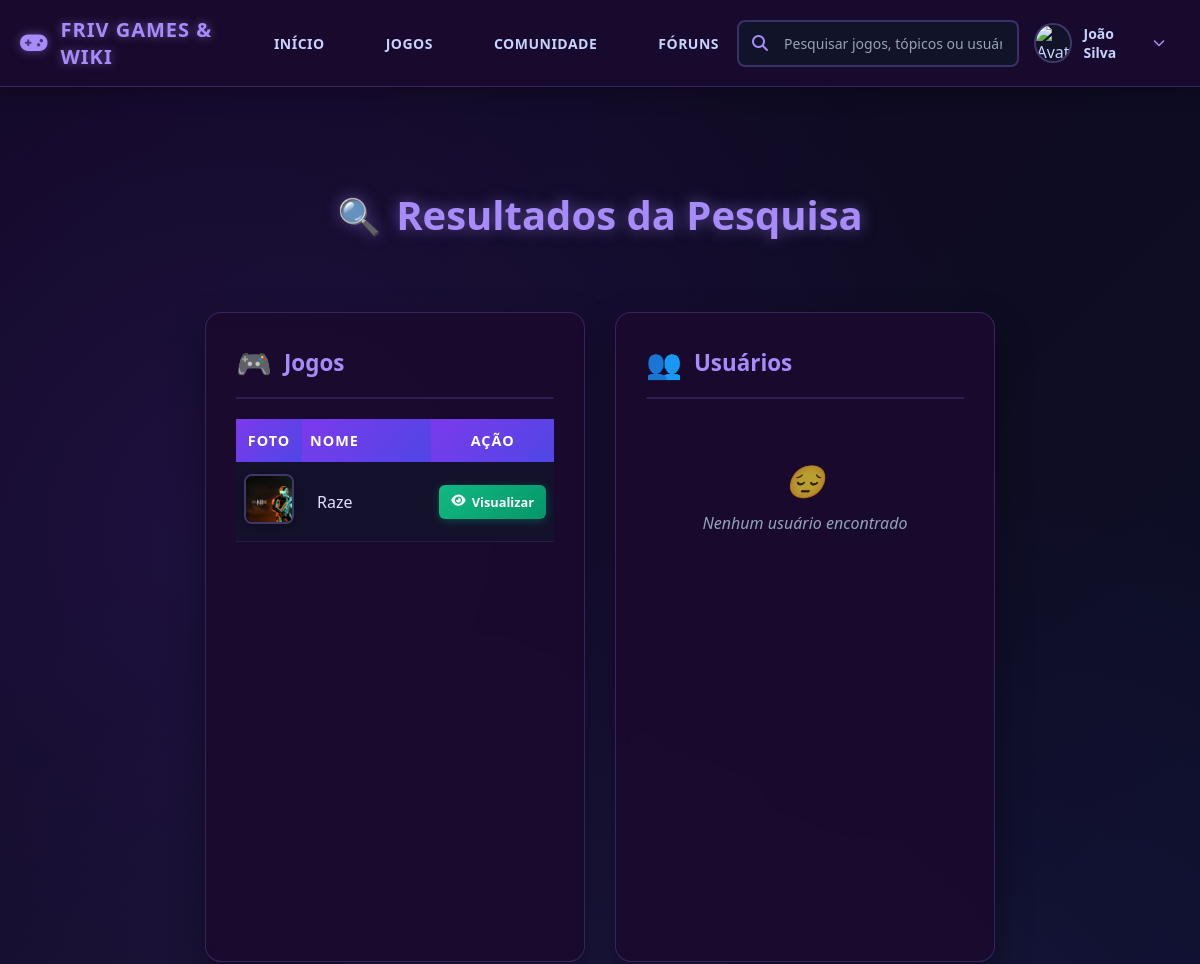
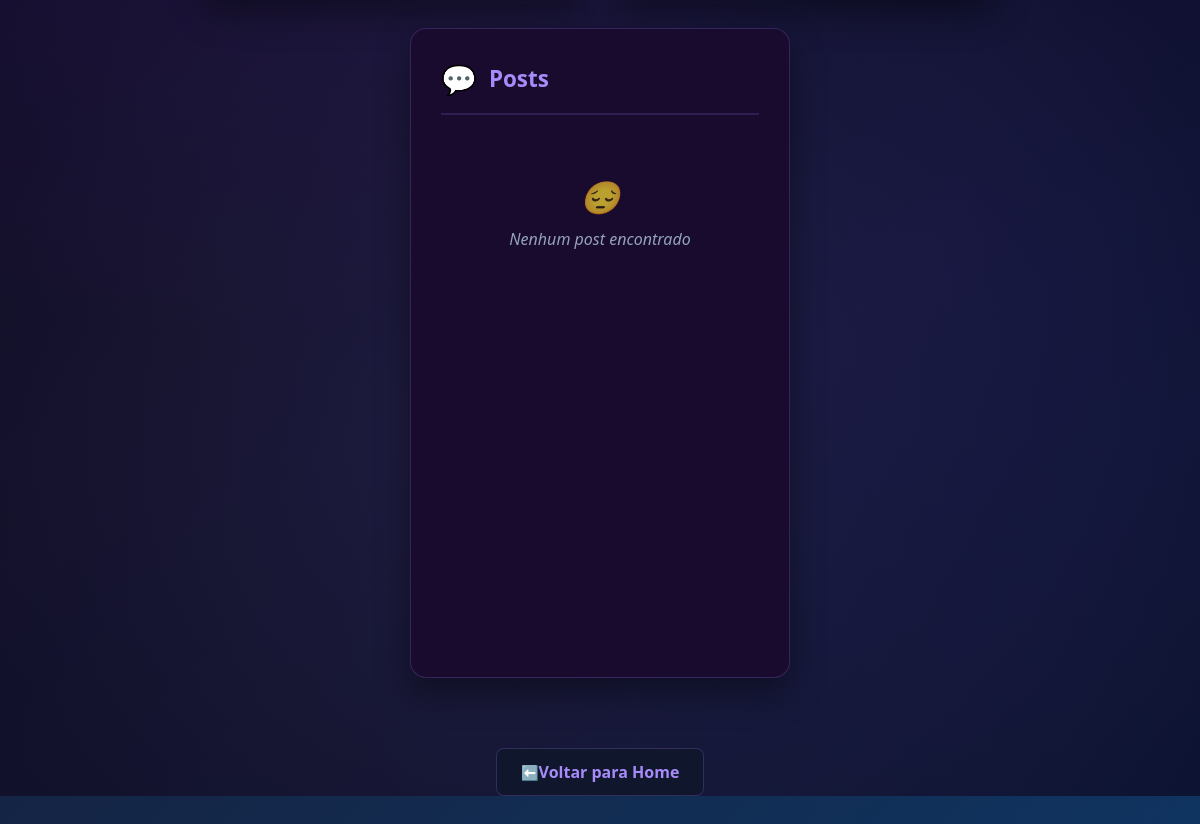
Screenshot of /pesquisar.php?valor=Raze (signed in) with the database file from the repository (2 pictures, top to bottom).
### tables this page shows
CREATE TABLE IF NOT EXISTS `jogo` (
  `idjogo` INT NOT NULL AUTO_INCREMENT,
  `nome` VARCHAR(45) NOT NULL,
  `descricao` TEXT NOT NULL,
  `desenvolvedor` VARCHAR(45) NOT NULL,
  `data_lanca` DATE NULL,
  `img` VARCHAR(45) NULL,
  PRIMARY KEY (`idjogo`),
  UNIQUE INDEX `idjogo_UNIQUE` (`idjogo` ASC) VISIBLE);

### controle/funcoes.php (called while the page is built, shortened)
<?php
function pesquisarUsuario_Nome($conexao, $nome)
{
    $sql = "SELECT idusuario, nome, foto FROM usuario WHERE nome LIKE ?";
    $comando = mysqli_prepare($conexao, $sql);
    $nome_param = $nome . "%";
    mysqli_stmt_bind_param($comando, 's', $nome_param);
    mysqli_stmt_execute($comando);
    $resultado = mysqli_stmt_get_result($comando);
    $lista_usuarios = [];
    return $lista_usuarios;
}
function pesquisarJogoNome($conexao, $nome)
{
    $sql = "SELECT * FROM jogo WHERE nome LIKE ?";
    $comando = mysqli_prepare($conexao, $sql);
    $nome_param = $nome . "%";
    mysqli_stmt_bind_param($comando, 's', $nome_param);
    mysqli_stmt_execute($comando);
    $resultado = mysqli_stmt_get_result($comando);
    $lista_jogos = [];
    while ($jogo = mysqli_fetch_assoc($resultado)) {
        $lista_jogos[] = $jogo;
    }
    return $lista_jogos;
}
function pesquisarPostConteudo($conexao, $conteudo)
{
    $sql = "SELECT * FROM post_forun WHERE conteudo LIKE ?";
    $comando = mysqli_prepare($conexao, $sql);
    $conteudo_param = $conteudo . "%";
    mysqli_stmt_bind_param($comando, 's', $conteudo_param);
    mysqli_stmt_execute($comando);
    $resultado = mysqli_stmt_get_result($comando);
    $lista_posts = [];
    return $lista_posts;
}
?>

### public/pesquisar.php (the view, shortened to what this page needs)
<!DOCTYPE html>
<html lang="pt-br">
<head>
    <link rel="stylesheet" href="https://cdnjs.cloudflare.com/ajax/libs/font-awesome/6.4.0/css/all.min.css">
    <link rel="stylesheet" href="./estilo/cabeçalho.css">
    <link rel="stylesheet" href="./estilo/estilo_pesquisar.css">
</head>
<body>
    <?php include 'cabeçalho.php'; ?>
    <div class="page-container">
        <h1 class="page-title">Resultados da Pesquisa</h1>
        <div class="search-results-horizontal">
            <div class="search-card">
                <div class="card-header">
                    <div class="card-icon">🎮</div>
                    <h2 class="card-title">Jogos</h2>
                </div>
                <div class="table-container">
                    <?php
                    if (isset($_GET["valor"]) && !empty($_GET["valor"])){
                        $valor = $_GET["valor"];
                        require_once "../controle/conexao.php";
                        require_once "../controle/funcoes.php";
                        $jogos = pesquisarJogoNome($conexao,$valor);
                        if (count($jogos) == 0){
                            echo "<div class='no-results'>Nenhum jogo encontrado</div>";
                        } else {
                            echo "<table class='search-table'>";
                            echo "<tr>";
                            echo "<th>Foto</th>";
                            echo "<th>Nome</th>";
                            echo "<th>Ação</th>";
                            echo "</tr>";
                            foreach ($jogos as $jogo){
                                $idjogo = $jogo['idjogo'];
                                $fotoi = $jogo['img'];
                                echo "<tr>";
                                echo "<td><img src='../controle/fotos/$fotoi' alt='" . $jogo["nome"] . "'></td>";
                                echo "<td>" . $jogo["nome"] . "</td>";
                                echo "<td><a href='jogo.php?id=$idjogo' class='view-link'><i class='fas fa-eye'></i> Visualizar</a></td>";
                                echo "</tr>";
                            }
                            echo "</table>";
                        }
                    }
                    ?>
                </div>
            </div>
            <div class="search-card">
                <div class="card-header">
                    <div class="card-icon">👥</div>
                    <h2 class="card-title">Usuários</h2>
                </div>
                <div class="table-container">
                    <?php
                    if (isset($_GET["valor"]) && !empty($_GET["valor"])){
                        $valor = $_GET["valor"];
                        require_once "../controle/conexao.php";
                        require_once "../controle/funcoes.php";
                        $usuarios = pesquisarUsuario_Nome($conexao,$valor);
                        if (count($usuarios) == 0){
                            echo "<div class='no-results'>Nenhum usuário encontrado</div>";
                        }
                    }
                    ?>
                </div>
            </div>
            <div class="search-card">
                <div class="card-header">
                    <div class="card-icon">💬</div>
                    <h2 class="card-title">Posts</h2>
                </div>
                <div class="table-container">
                    <?php
                    if (isset($_GET["valor"]) && !empty($_GET["valor"])){
                        $valor = $_GET["valor"];
                        require_once "../controle/conexao.php";
                        require_once "../controle/funcoes.php";
                        $posts = pesquisarPostConteudo($conexao,$valor);
                        if (count($posts) == 0){
                            echo "<div class='no-results'>Nenhum post encontrado</div>";
                        }
                    }
                    ?>
                </div>
            </div>
        </div>
        <a href='home.php' class='back-button'>Voltar para Home</a>
    </div>
</body>
</html>

### rows the page displays
jogo: img (picture), nome "Raze"

### other values shown
$_SESSION['nome'] "João Silva"
